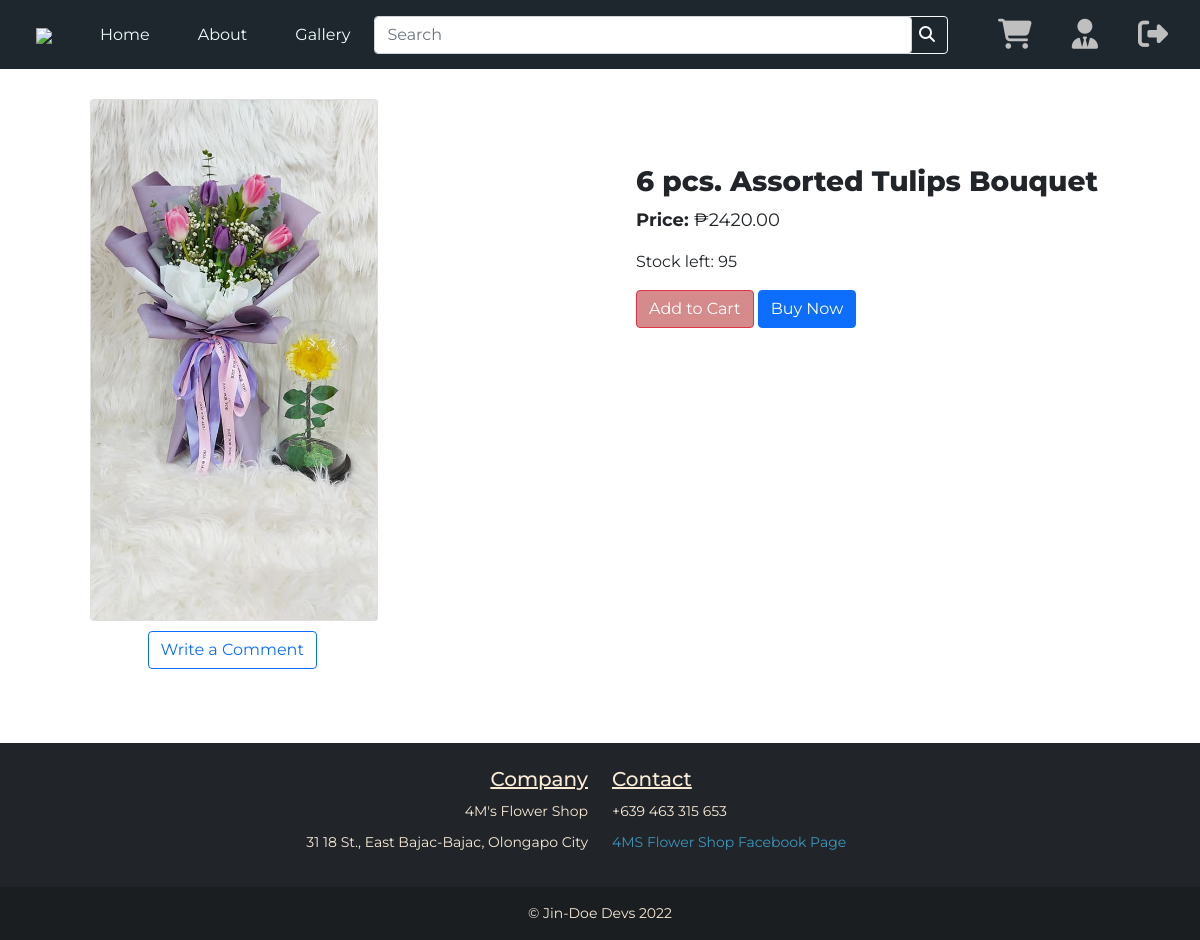
The app's page /comments?itemid=18 (signed in) with its own data.
### tables this page shows
CREATE TABLE `items` (
  `id` int(11) NOT NULL,
  `name` varchar(255) NOT NULL,
  `description` text NOT NULL,
  `image` text NOT NULL,
  `price` double NOT NULL,
  `stock` int(11) NOT NULL,
  `date_added` datetime NOT NULL
);

### comments.php (the view, shortened to what this page needs)
<?php include_once 'php/global/head.php'; ?>
<link rel="stylesheet" href="assets/css/navbar.css">
<link rel="stylesheet" href="css/comments.css">
<link href="https://cdn.jsdelivr.net/npm/bootstrap@5.1.3/dist/css/bootstrap.min.css" rel="stylesheet"
>
</head>
<body>
  <?php include_once 'php/global/navbar.php'; ?>
  <?php
        require_once 'php/config.php';
        $sql ="SELECT * FROM items WHERE id =".$_GET['itemid'];
        $query = $dbh -> query($sql);
        $results=$query->fetchAll(PDO::FETCH_ASSOC);
        $rowcount=$query->rowCount();
        if ($rowcount > 0) {
            foreach ($results as $item) {
                ?>
  <div class="container">
    <div class="row">
      <div class="col mx-5">
        <div class="card" style="width: 18rem;">
          <img class="prodImg" src="images/flowers/<?php echo htmlspecialchars($item['image']); ?>" class="card-img-top"
            alt="...">
        </div>
      </div>
      <div class="col me-5" style="margin-top: 1in">
        <h3 style="font-weight: 800;"><?php echo htmlspecialchars($item['name']); ?></h3>
        <p style="font-size: 18px;"><span style="font-weight: 700;">Price: </span>₱<?php echo htmlspecialchars($item['price']); ?>.00</p>
        <p>Stock left: <?php echo htmlspecialchars($item['stock']); ?></p>
        <a id="addToCart" class="btn btn-danger" style="background: #d58b8b">Add to Cart</a>
        <a id="checkoutSingle"
        data-price="<?php echo htmlspecialchars($item['price']);?>"
        class="btn btn-primary">Buy Now</a>
      </div>
    </div>
    <?php
          }
      }
      ?>
    <button type="button" id="writeComment" class="btn btn-outline-primary" style="margin:10px 0 10px 1.1in;">Write a
      Comment</button>
  </div>
  <br>
  <?php include_once 'php/global/footer.php'; ?>
</body>
</html>

### assets/css/navbar.css (style rules this page uses)
* { font-family: 'Montserrat', sans-serif; }

### css/comments.css (style rules this page uses)
.card { margin-top: 30px; width: 3in !important; }

### records on screen
items: image (picture), name "6 pcs. Assorted Tulips Bouquet", price "2420", stock "95"
